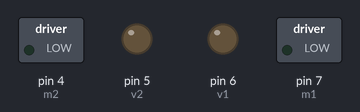
Simulated run of this sketch. Board: Arduino Uno, built with avr-gcc and run on an emulated ATmega328P. Shown: switched loads named in the sketch (green lamp = pin HIGH), output pins drawn as LEDs (lit = HIGH).

Above: at 0.7 s.
At 2.7 s:
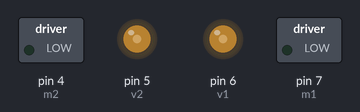
At 4.3 s:
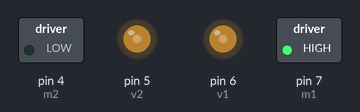
At 7.9 s:
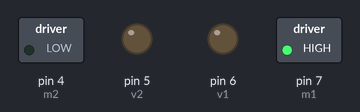
Timing chart, 0 to 9.4 s (numbered marks = the images above):
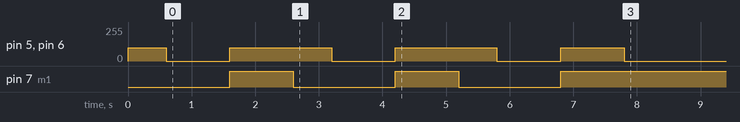

The sketch:

Mobil_robot_Treyg.ino
```cpp
int m1 = 7;
int m2 = 4;
int v1 = 6;
int v2 =  5;


void setup() {
  pinMode(m1, OUTPUT);
  pinMode(m2, OUTPUT);
  pinMode(v1, OUTPUT);
  pinMode(v2, OUTPUT);

  analogWrite(6, 0);
  analogWrite(5, 0);

for (int i=0; i<3; i++)
{
  digitalWrite(m1,LOW);
digitalWrite(m1,LOW);
analogWrite(6, 100);
 analogWrite(5, 100);
 delay(600);

analogWrite(6, 0);
analogWrite(5, 0);
delay(1000);

digitalWrite(m1,LOW);
digitalWrite(m1,HIGH);
analogWrite(6, 100);
 analogWrite(5, 100);
 delay(1000);

  analogWrite(6, 0);
  analogWrite(5, 0);
  }

}

void loop() {


}
```
